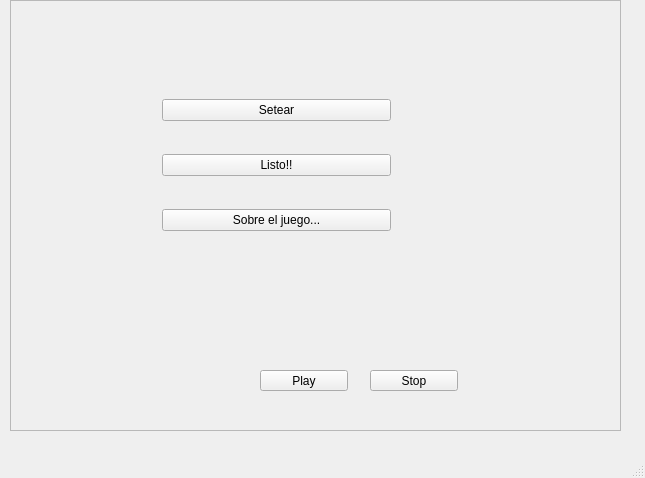
<?xml version="1.0" encoding="UTF-8"?>
<ui version="4.0">
 <class>MainWindow</class>
 <widget class="QMainWindow" name="MainWindow">
  <property name="enabled">
   <bool>true</bool>
  </property>
  <property name="geometry">
   <rect>
    <x>0</x>
    <y>0</y>
    <width>645</width>
    <height>478</height>
   </rect>
  </property>
  <property name="windowTitle">
   <string>MainWindow</string>
  </property>
  <widget class="QWidget" name="centralWidget">
   <widget class="QScrollArea" name="scrollArea">
    <property name="geometry">
     <rect>
      <x>10</x>
      <y>0</y>
      <width>611</width>
      <height>431</height>
     </rect>
    </property>
    <property name="widgetResizable">
     <bool>true</bool>
    </property>
    <widget class="QWidget" name="scrollAreaWidgetContents">
     <property name="geometry">
      <rect>
       <x>0</x>
       <y>0</y>
       <width>609</width>
       <height>429</height>
      </rect>
     </property>
     <widget class="QWidget" name="gridLayoutWidget">
      <property name="geometry">
       <rect>
        <x>10</x>
        <y>10</y>
        <width>591</width>
        <height>411</height>
       </rect>
      </property>
      <layout class="QGridLayout" name="GridMatriz"/>
     </widget>
     <widget class="QWidget" name="layoutWidget">
      <property name="geometry">
       <rect>
        <x>140</x>
        <y>60</y>
        <width>251</width>
        <height>211</height>
       </rect>
      </property>
      <layout class="QGridLayout" name="GridBotones">
       <item row="0" column="0">
        <widget class="QPushButton" name="pushButton">
         <property name="text">
          <string>Setear</string>
         </property>
        </widget>
       </item>
       <item row="1" column="0">
        <widget class="QPushButton" name="pushButton_2">
         <property name="enabled">
          <bool>true</bool>
         </property>
         <property name="text">
          <string>Listo!!</string>
         </property>
        </widget>
       </item>
       <item row="2" column="0">
        <widget class="QPushButton" name="pushButton_3">
         <property name="text">
          <string>Sobre el juego...</string>
         </property>
        </widget>
       </item>
      </layout>
     </widget>
    </widget>
   </widget>
   <widget class="QPushButton" name="PlayButton">
    <property name="geometry">
     <rect>
      <x>260</x>
      <y>370</y>
      <width>88</width>
      <height>21</height>
     </rect>
    </property>
    <property name="text">
     <string>Play</string>
    </property>
   </widget>
   <widget class="QPushButton" name="StopButton">
    <property name="geometry">
     <rect>
      <x>370</x>
      <y>370</y>
      <width>88</width>
      <height>21</height>
     </rect>
    </property>
    <property name="text">
     <string>Stop</string>
    </property>
   </widget>
  </widget>
  <widget class="QMenuBar" name="menuBar">
   <property name="geometry">
    <rect>
     <x>0</x>
     <y>0</y>
     <width>645</width>
     <height>21</height>
    </rect>
   </property>
  </widget>
  <widget class="QStatusBar" name="statusBar"/>
 </widget>
 <layoutdefault spacing="6" margin="11"/>
 <resources/>
 <connections/>
</ui>
